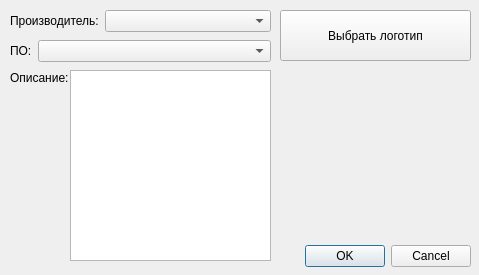
<?xml version="1.0" encoding="UTF-8"?>
<ui version="4.0">
 <class>SoftDialog</class>
 <widget class="QDialog" name="SoftDialog">
  <property name="geometry">
   <rect>
    <x>0</x>
    <y>0</y>
    <width>479</width>
    <height>275</height>
   </rect>
  </property>
  <property name="windowTitle">
   <string>Добавление/изменение ПО</string>
  </property>
  <property name="windowIcon">
   <iconset resource="Icons.qrc">
    <normaloff>:/images/favicon.ico</normaloff>:/images/favicon.ico</iconset>
  </property>
  <widget class="QDialogButtonBox" name="buttonBox">
   <property name="geometry">
    <rect>
     <x>130</x>
     <y>240</y>
     <width>341</width>
     <height>32</height>
    </rect>
   </property>
   <property name="orientation">
    <enum>Qt::Horizontal</enum>
   </property>
   <property name="standardButtons">
    <set>QDialogButtonBox::Cancel|QDialogButtonBox::Ok</set>
   </property>
  </widget>
  <widget class="QWidget" name="layoutWidget">
   <property name="geometry">
    <rect>
     <x>10</x>
     <y>40</y>
     <width>261</width>
     <height>22</height>
    </rect>
   </property>
   <layout class="QFormLayout" name="softLayout">
    <item row="0" column="0">
     <widget class="QLabel" name="softLabel">
      <property name="text">
       <string>ПО:</string>
      </property>
     </widget>
    </item>
    <item row="0" column="1">
     <widget class="QComboBox" name="softComboBox"/>
    </item>
   </layout>
  </widget>
  <widget class="QLabel" name="descriptionLabel">
   <property name="geometry">
    <rect>
     <x>10</x>
     <y>70</y>
     <width>61</width>
     <height>16</height>
    </rect>
   </property>
   <property name="text">
    <string>Описание:</string>
   </property>
  </widget>
  <widget class="QPlainTextEdit" name="descriptionTextEdit">
   <property name="geometry">
    <rect>
     <x>70</x>
     <y>70</y>
     <width>201</width>
     <height>191</height>
    </rect>
   </property>
  </widget>
  <widget class="QPushButton" name="changeLogoBtn">
   <property name="geometry">
    <rect>
     <x>280</x>
     <y>10</y>
     <width>191</width>
     <height>51</height>
    </rect>
   </property>
   <property name="text">
    <string>Выбрать логотип</string>
   </property>
  </widget>
  <widget class="QLabel" name="logoLabel">
   <property name="geometry">
    <rect>
     <x>280</x>
     <y>70</y>
     <width>191</width>
     <height>161</height>
    </rect>
   </property>
   <property name="maximumSize">
    <size>
     <width>191</width>
     <height>161</height>
    </size>
   </property>
   <property name="text">
    <string/>
   </property>
   <property name="alignment">
    <set>Qt::AlignCenter</set>
   </property>
  </widget>
  <widget class="QWidget" name="layoutWidget">
   <property name="geometry">
    <rect>
     <x>10</x>
     <y>10</y>
     <width>261</width>
     <height>22</height>
    </rect>
   </property>
   <layout class="QFormLayout" name="vendorLayout">
    <item row="0" column="0">
     <widget class="QLabel" name="vendorLabel">
      <property name="text">
       <string>Производитель:</string>
      </property>
     </widget>
    </item>
    <item row="0" column="1">
     <widget class="QComboBox" name="vendorComboBox"/>
    </item>
   </layout>
  </widget>
 </widget>
 <resources>
  <include location="Icons.qrc"/>
 </resources>
 <connections>
  <connection>
   <sender>buttonBox</sender>
   <signal>accepted()</signal>
   <receiver>SoftDialog</receiver>
   <slot>accept()</slot>
   <hints>
    <hint type="sourcelabel">
     <x>248</x>
     <y>254</y>
    </hint>
    <hint type="destinationlabel">
     <x>157</x>
     <y>274</y>
    </hint>
   </hints>
  </connection>
  <connection>
   <sender>buttonBox</sender>
   <signal>rejected()</signal>
   <receiver>SoftDialog</receiver>
   <slot>reject()</slot>
   <hints>
    <hint type="sourcelabel">
     <x>316</x>
     <y>260</y>
    </hint>
    <hint type="destinationlabel">
     <x>286</x>
     <y>274</y>
    </hint>
   </hints>
  </connection>
 </connections>
</ui>
